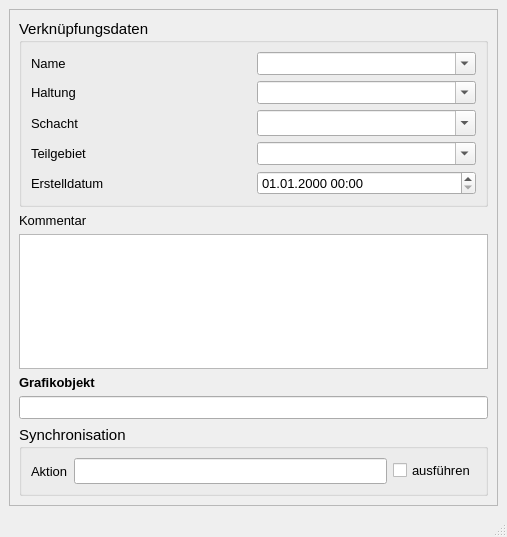
<?xml version="1.0" encoding="UTF-8"?>
<ui version="4.0">
 <class>MainWindow</class>
 <widget class="QMainWindow" name="MainWindow">
  <property name="geometry">
   <rect>
    <x>0</x>
    <y>0</y>
    <width>507</width>
    <height>537</height>
   </rect>
  </property>
  <property name="minimumSize">
   <size>
    <width>400</width>
    <height>450</height>
   </size>
  </property>
  <property name="font">
   <font>
    <family>Tahoma</family>
    <pointsize>10</pointsize>
   </font>
  </property>
  <property name="windowTitle">
   <string>Anbindung Direkteinleiter</string>
  </property>
  <property name="layoutDirection">
   <enum>Qt::LeftToRight</enum>
  </property>
  <widget class="QWidget" name="centralwidget">
   <layout class="QGridLayout" name="gridLayout">
    <item row="0" column="0">
     <widget class="QScrollArea" name="scrollArea">
      <property name="widgetResizable">
       <bool>true</bool>
      </property>
      <widget class="QWidget" name="scrollAreaWidgetContents">
       <property name="geometry">
        <rect>
         <x>0</x>
         <y>0</y>
         <width>483</width>
         <height>487</height>
        </rect>
       </property>
       <layout class="QGridLayout" name="gridLayout_2">
        <item row="0" column="0">
         <widget class="QGroupBox" name="groupBox_3">
          <property name="font">
           <font>
            <family>Tahoma</family>
            <pointsize>11</pointsize>
           </font>
          </property>
          <property name="title">
           <string>Verknüpfungsdaten</string>
          </property>
          <layout class="QGridLayout" name="gridLayout_3">
           <item row="0" column="0">
            <widget class="QLabel" name="label_4">
             <property name="font">
              <font>
               <family>Tahoma</family>
               <pointsize>10</pointsize>
              </font>
             </property>
             <property name="text">
              <string>Name</string>
             </property>
             <property name="alignment">
              <set>Qt::AlignLeading|Qt::AlignLeft|Qt::AlignVCenter</set>
             </property>
            </widget>
           </item>
           <item row="0" column="1">
            <widget class="QComboBox" name="elnam">
             <property name="font">
              <font>
               <family>Tahoma</family>
               <pointsize>10</pointsize>
              </font>
             </property>
             <property name="toolTip">
              <string>&lt;html&gt;&lt;head/&gt;&lt;body&gt;&lt;p&gt;Name des angebundenen Direkteinleiters&lt;/p&gt;&lt;/body&gt;&lt;/html&gt;</string>
             </property>
             <property name="statusTip">
              <string>Name des angebundenen Direkteinleiters</string>
             </property>
             <property name="editable">
              <bool>true</bool>
             </property>
            </widget>
           </item>
           <item row="1" column="0">
            <widget class="QLabel" name="label_21">
             <property name="font">
              <font>
               <family>Tahoma</family>
               <pointsize>10</pointsize>
              </font>
             </property>
             <property name="text">
              <string>Haltung</string>
             </property>
             <property name="alignment">
              <set>Qt::AlignLeading|Qt::AlignLeft|Qt::AlignVCenter</set>
             </property>
            </widget>
           </item>
           <item row="1" column="1">
            <widget class="QComboBox" name="haltnam">
             <property name="font">
              <font>
               <family>Tahoma</family>
               <pointsize>10</pointsize>
              </font>
             </property>
             <property name="toolTip">
              <string>&lt;html&gt;&lt;head/&gt;&lt;body&gt;&lt;p&gt;(Name der) anbindende(n) Haltung&lt;/p&gt;&lt;/body&gt;&lt;/html&gt;</string>
             </property>
             <property name="statusTip">
              <string>(Name der) anbindende(n) Haltung</string>
             </property>
             <property name="editable">
              <bool>true</bool>
             </property>
            </widget>
           </item>
           <item row="2" column="0">
            <widget class="QLabel" name="label_72">
             <property name="font">
              <font>
               <family>Tahoma</family>
               <pointsize>10</pointsize>
              </font>
             </property>
             <property name="text">
              <string>Schacht</string>
             </property>
            </widget>
           </item>
           <item row="2" column="1">
            <widget class="QComboBox" name="schnam">
             <property name="toolTip">
              <string>&lt;html&gt;&lt;head/&gt;&lt;body&gt;&lt;p&gt;anbindender Schacht&lt;/p&gt;&lt;/body&gt;&lt;/html&gt;</string>
             </property>
             <property name="statusTip">
              <string>anbindender Schacht</string>
             </property>
             <property name="editable">
              <bool>true</bool>
             </property>
            </widget>
           </item>
           <item row="3" column="0">
            <widget class="QLabel" name="label_14">
             <property name="font">
              <font>
               <family>Tahoma</family>
               <pointsize>10</pointsize>
              </font>
             </property>
             <property name="text">
              <string>Teilgebiet</string>
             </property>
            </widget>
           </item>
           <item row="3" column="1">
            <widget class="QComboBox" name="teilgebiet">
             <property name="font">
              <font>
               <family>Tahoma</family>
               <pointsize>10</pointsize>
              </font>
             </property>
             <property name="toolTip">
              <string>Zuordnung zu definiertem Teilgebiet</string>
             </property>
             <property name="statusTip">
              <string>Zuordnung zu definiertem Teilgebiet</string>
             </property>
             <property name="editable">
              <bool>true</bool>
             </property>
            </widget>
           </item>
           <item row="4" column="0">
            <widget class="QLabel" name="label_71">
             <property name="font">
              <font>
               <family>Tahoma</family>
               <pointsize>10</pointsize>
              </font>
             </property>
             <property name="text">
              <string>Erstelldatum</string>
             </property>
            </widget>
           </item>
           <item row="4" column="1">
            <widget class="QgsDateTimeEdit" name="createdat">
             <property name="font">
              <font>
               <family>Tahoma</family>
               <pointsize>10</pointsize>
              </font>
             </property>
             <property name="currentSection">
              <enum>QDateTimeEdit::DaySection</enum>
             </property>
             <property name="displayFormat">
              <string>dd.MM.yyyy HH:mm</string>
             </property>
            </widget>
           </item>
          </layout>
         </widget>
        </item>
        <item row="1" column="0">
         <widget class="QLabel" name="label_15">
          <property name="text">
           <string>Kommentar</string>
          </property>
         </widget>
        </item>
        <item row="2" column="0">
         <widget class="QTextEdit" name="kommentar">
          <property name="minimumSize">
           <size>
            <width>0</width>
            <height>0</height>
           </size>
          </property>
          <property name="toolTip">
           <string>&lt;html&gt;&lt;head/&gt;&lt;body&gt;&lt;p&gt;Platz für zusätzliche Kommentare&lt;/p&gt;&lt;/body&gt;&lt;/html&gt;</string>
          </property>
          <property name="statusTip">
           <string>Platz für zusätzliche Kommentare</string>
          </property>
         </widget>
        </item>
        <item row="3" column="0">
         <widget class="QLabel" name="label_22">
          <property name="font">
           <font>
            <family>Tahoma</family>
            <pointsize>10</pointsize>
            <weight>75</weight>
            <bold>true</bold>
           </font>
          </property>
          <property name="text">
           <string>Grafikobjekt</string>
          </property>
         </widget>
        </item>
        <item row="4" column="0">
         <widget class="QLineEdit" name="objekt">
          <property name="toolTip">
           <string>&lt;html&gt;&lt;head/&gt;&lt;body&gt;&lt;p&gt;Textbeschreibung (WKT) des Grafikobjekts&lt;/p&gt;&lt;/body&gt;&lt;/html&gt;</string>
          </property>
          <property name="statusTip">
           <string>Textbeschreibung des Grafikobjekts</string>
          </property>
         </widget>
        </item>
        <item row="5" column="0">
         <widget class="QGroupBox" name="groupBox_sync">
          <property name="font">
           <font>
            <family>Tahoma</family>
            <pointsize>11</pointsize>
           </font>
          </property>
          <property name="title">
           <string>Synchronisation</string>
          </property>
          <layout class="QGridLayout" name="gridLayout_4">
           <item row="0" column="0">
            <widget class="QLabel" name="label_19">
             <property name="font">
              <font>
               <family>Tahoma</family>
               <pointsize>10</pointsize>
              </font>
             </property>
             <property name="text">
              <string>Aktion</string>
             </property>
            </widget>
           </item>
           <item row="0" column="1">
            <widget class="QLineEdit" name="aktion">
             <property name="toolTip">
              <string>&lt;html&gt;&lt;head/&gt;&lt;body&gt;&lt;p&gt;Maßnahme zur Synchronisation&lt;/p&gt;&lt;/body&gt;&lt;/html&gt;</string>
             </property>
             <property name="statusTip">
              <string>Maßnahme zur Synchronisation</string>
             </property>
            </widget>
           </item>
           <item row="0" column="2">
            <widget class="QCheckBox" name="status">
             <property name="font">
              <font>
               <family>Tahoma</family>
               <pointsize>10</pointsize>
              </font>
             </property>
             <property name="toolTip">
              <string>Synchronisation aktivieren</string>
             </property>
             <property name="statusTip">
              <string>Synchronisation aktivieren</string>
             </property>
             <property name="text">
              <string>ausführen</string>
             </property>
            </widget>
           </item>
          </layout>
         </widget>
        </item>
       </layout>
      </widget>
     </widget>
    </item>
   </layout>
  </widget>
  <widget class="QStatusBar" name="statusbar"/>
 </widget>
 <customwidgets>
  <customwidget>
   <class>QgsDateTimeEdit</class>
   <extends>QDateTimeEdit</extends>
   <header>qgsdatetimeedit.h</header>
  </customwidget>
 </customwidgets>
 <resources/>
 <connections/>
</ui>
